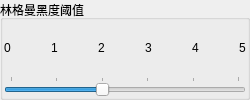
             <widget class="QGroupBox" name="groupBox_8">
              <property name="title">
               <string>林格曼黑度阈值</string>
              </property>
              <layout class="QVBoxLayout" name="verticalLayout_7">
               <property name="spacing">
                <number>1</number>
               </property>
               <property name="sizeConstraint">
                <enum>QLayout::SetDefaultConstraint</enum>
               </property>
               <property name="leftMargin">
                <number>1</number>
               </property>
               <property name="topMargin">
                <number>1</number>
               </property>
               <property name="rightMargin">
                <number>1</number>
               </property>
               <property name="bottomMargin">
                <number>1</number>
               </property>
               <item>
                <layout class="QHBoxLayout" name="horizontalLayout_12">
                 <property name="spacing">
                  <number>0</number>
                 </property>
                 <property name="sizeConstraint">
                  <enum>QLayout::SetDefaultConstraint</enum>
                 </property>
                 <item>
                  <widget class="QLabel" name="label_5">
                   <property name="text">
                    <string>0</string>
                   </property>
                   <property name="alignment">
                    <set>Qt::AlignLeading|Qt::AlignLeft|Qt::AlignVCenter</set>
                   </property>
                  </widget>
                 </item>
                 <item>
                  <spacer name="horizontalSpacer">
                   <property name="orientation">
                    <enum>Qt::Horizontal</enum>
                   </property>
                   <property name="sizeHint" stdset="0">
                    <size>
                     <width>40</width>
                     <height>20</height>
                    </size>
                   </property>
                  </spacer>
                 </item>
                 <item>
                  <widget class="QLabel" name="label_2">
                   <property name="text">
                    <string>1</string>
                   </property>
                   <property name="alignment">
                    <set>Qt::AlignLeading|Qt::AlignLeft|Qt::AlignVCenter</set>
                   </property>
                  </widget>
                 </item>
                 <item>
                  <spacer name="horizontalSpacer_2">
                   <property name="orientation">
                    <enum>Qt::Horizontal</enum>
                   </property>
                   <property name="sizeHint" stdset="0">
                    <size>
                     <width>40</width>
                     <height>20</height>
                    </size>
                   </property>
                  </spacer>
                 </item>
                 <item>
                  <widget class="QLabel" name="label_23">
                   <property name="text">
                    <string>2</string>
                   </property>
                   <property name="alignment">
                    <set>Qt::AlignLeading|Qt::AlignLeft|Qt::AlignVCenter</set>
                   </property>
                  </widget>
                 </item>
                 <item>
                  <spacer name="horizontalSpacer_3">
                   <property name="orientation">
                    <enum>Qt::Horizontal</enum>
                   </property>
                   <property name="sizeHint" stdset="0">
                    <size>
                     <width>40</width>
                     <height>20</height>
                    </size>
                   </property>
                  </spacer>
                 </item>
                 <item>
                  <widget class="QLabel" name="label_25">
                   <property name="text">
                    <string>3</string>
                   </property>
                   <property name="alignment">
                    <set>Qt::AlignLeading|Qt::AlignLeft|Qt::AlignVCenter</set>
                   </property>
                  </widget>
                 </item>
                 <item>
                  <spacer name="horizontalSpacer_4">
                   <property name="orientation">
                    <enum>Qt::Horizontal</enum>
                   </property>
                   <property name="sizeHint" stdset="0">
                    <size>
                     <width>40</width>
                     <height>20</height>
                    </size>
                   </property>
                  </spacer>
                 </item>
                 <item>
                  <widget class="QLabel" name="label_22">
                   <property name="text">
                    <string>4</string>
                   </property>
                   <property name="alignment">
                    <set>Qt::AlignLeading|Qt::AlignLeft|Qt::AlignVCenter</set>
                   </property>
                  </widget>
                 </item>
                 <item>
                  <spacer name="horizontalSpacer_5">
                   <property name="orientation">
                    <enum>Qt::Horizontal</enum>
                   </property>
                   <property name="sizeHint" stdset="0">
                    <size>
                     <width>40</width>
                     <height>20</height>
                    </size>
                   </property>
                  </spacer>
                 </item>
                 <item>
                  <widget class="QLabel" name="label">
                   <property name="text">
                    <string>5</string>
                   </property>
                   <property name="alignment">
                    <set>Qt::AlignLeading|Qt::AlignLeft|Qt::AlignVCenter</set>
                   </property>
                  </widget>
                 </item>
                </layout>
               </item>
               <item>
                <widget class="QSlider" name="sliderLevel">
                 <property name="maximum">
                  <number>5</number>
                 </property>
                 <property name="pageStep">
                  <number>1</number>
                 </property>
                 <property name="value">
                  <number>2</number>
                 </property>
                 <property name="orientation">
                  <enum>Qt::Horizontal</enum>
                 </property>
                 <property name="invertedAppearance">
                  <bool>false</bool>
                 </property>
                 <property name="invertedControls">
                  <bool>false</bool>
                 </property>
                 <property name="tickPosition">
                  <enum>QSlider::TicksAbove</enum>
                 </property>
                 <property name="tickInterval">
                  <number>1</number>
                 </property>
                </widget>
               </item>
              </layout>
             </widget>
